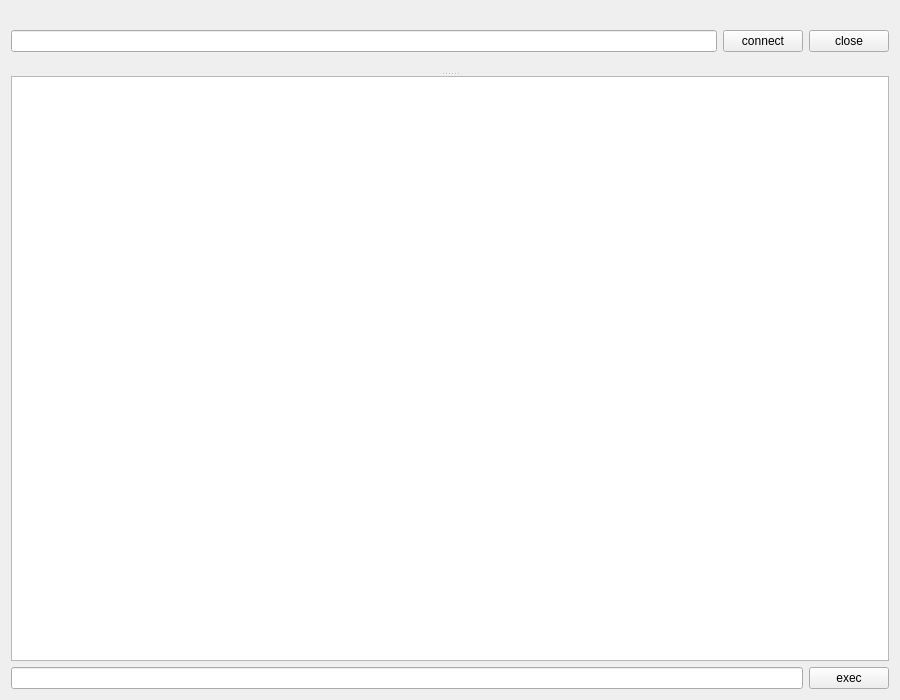
<?xml version="1.0" encoding="UTF-8"?>
<ui version="4.0">
 <class>LiteStudio</class>
 <widget class="QWidget" name="LiteStudio">
  <property name="geometry">
   <rect>
    <x>0</x>
    <y>0</y>
    <width>900</width>
    <height>700</height>
   </rect>
  </property>
  <property name="windowTitle">
   <string>Form</string>
  </property>
  <layout class="QGridLayout" name="gridLayout">
   <item row="0" column="0">
    <widget class="QSplitter" name="splitter">
     <property name="orientation">
      <enum>Qt::Vertical</enum>
     </property>
     <widget class="QWidget" name="layoutWidget">
      <layout class="QHBoxLayout" name="horizontalLayout_2">
       <item>
        <widget class="QLineEdit" name="leUrl"/>
       </item>
       <item>
        <widget class="QPushButton" name="btnConnect">
         <property name="text">
          <string>connect</string>
         </property>
        </widget>
       </item>
       <item>
        <widget class="QPushButton" name="btnClose">
         <property name="text">
          <string>close</string>
         </property>
        </widget>
       </item>
      </layout>
     </widget>
     <widget class="QWidget" name="layoutWidget">
      <layout class="QVBoxLayout" name="verticalLayout">
       <item>
        <widget class="QTextEdit" name="teResult">
         <property name="readOnly">
          <bool>true</bool>
         </property>
        </widget>
       </item>
       <item>
        <layout class="QHBoxLayout" name="horizontalLayout">
         <item>
          <widget class="QLineEdit" name="leSql"/>
         </item>
         <item>
          <widget class="QPushButton" name="btnExec">
           <property name="text">
            <string>exec</string>
           </property>
          </widget>
         </item>
        </layout>
       </item>
      </layout>
     </widget>
    </widget>
   </item>
  </layout>
 </widget>
 <resources/>
 <connections/>
</ui>
